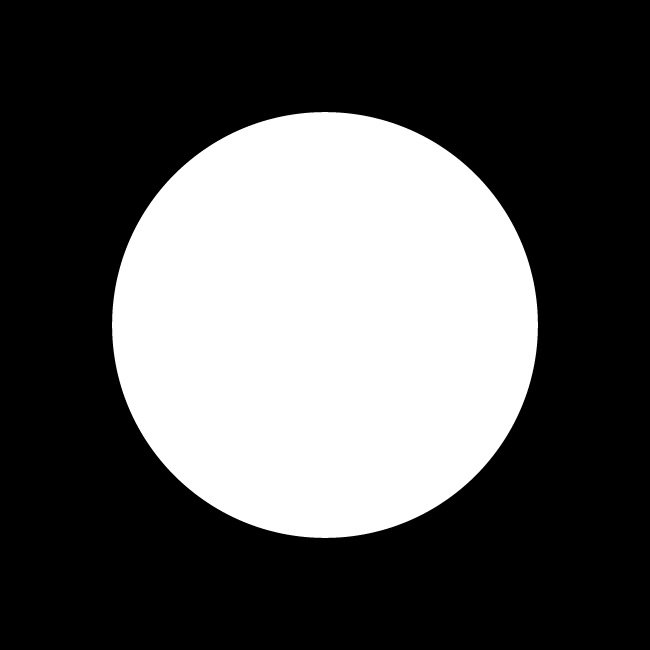
#> input picture data/images/circle.jpg, 650 x 650 px, found by its file name
$ python canny_implementation.py
#> lines starting #> are read from the running program, lines starting #| are printed output that depends on the picture
# -*- coding: utf-8 -*-
"""
Created on Tue Nov  2 23:28:31 2021

@author: aamna
"""

import numpy as np
from matplotlib import pyplot as plt
from scipy import ndimage
from matplotlib import cm
import math
import cv2


########### Image Preprocessing ###########
def img_read(path):
#> called with path = 'test_images/circle.jpg'
    img = plt.imread(path)
#> img is the input picture: shape (650, 650, 3); min 0, max 255, mean 86
    return img

def rgb_to_grayscale(img):
    #imgGray = np.round(np.mean(img, -1))
    R, G, B = img[:,:,0], img[:,:,1], img[:,:,2]
    imgGray = np.round(0.2989 * R + 0.5870 * G + 0.1140 * B)
    return imgGray

def calculate_filter_size(sigma, T):
    sHalf = round(np.sqrt(-(np.log(T))*2*sigma**2))
    N = 2*sHalf + 1
    [X, Y] = np.mgrid[-sHalf:sHalf+1, -sHalf:sHalf+1]
    normalize = 1 / (2.0 * np.pi * sigma**2)
    gau = np.exp(-((X**2 + Y**2) / (2.0*sigma**2))) * normalize
    #gaussian derivative
    #derivative w.r.t x
    Gx = np.round((-X / sigma**2)*(np.exp(-((X**2 + Y**2) /
                                            (2.0*sigma**2))))*255)
    Gy = np.round((-Y / sigma**2)*(np.exp(-((X**2 + Y**2) /
                                            (2.0*sigma**2))))*255)
    return Gx, Gy

#applying gaussian mask to images
def convolution(img,Gx,Gy):
    fx = ndimage.filters.convolve(img, Gx)
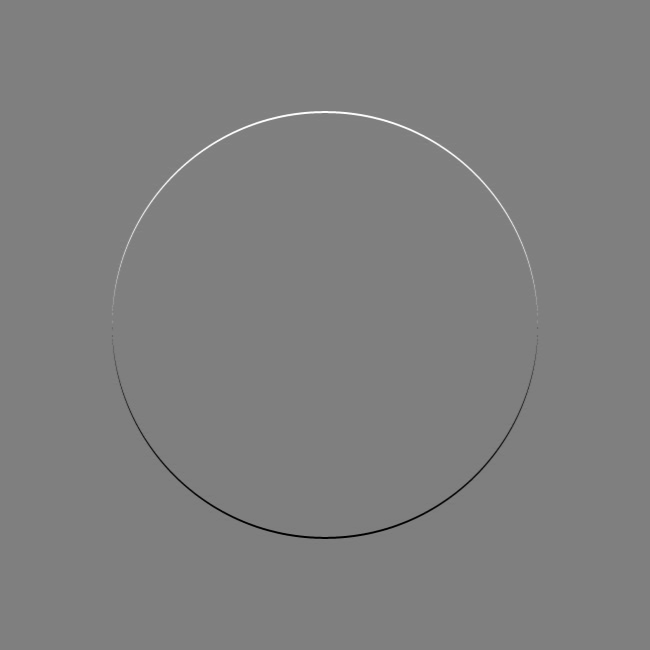
#> fx: shape (650, 650) float64; min -44880, max 44880, mean 0; drawn with min black and max white
    fy = ndimage.filters.convolve(img, Gy)
    return fx, fy

def calculate_gradient (fx,fy):
    gradient = np.sqrt(fx**2, fy**2)
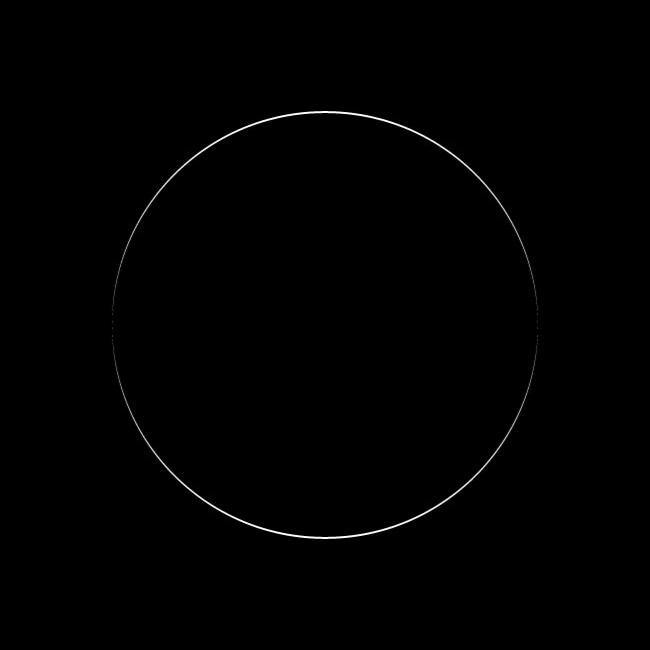
#> gradient: shape (650, 650) float64; min 0, max 44880, mean 187.3; drawn with min black and max white
    gradient = gradient / gradient.max() * 255
    angle =  np.arctan2(fy, fx)
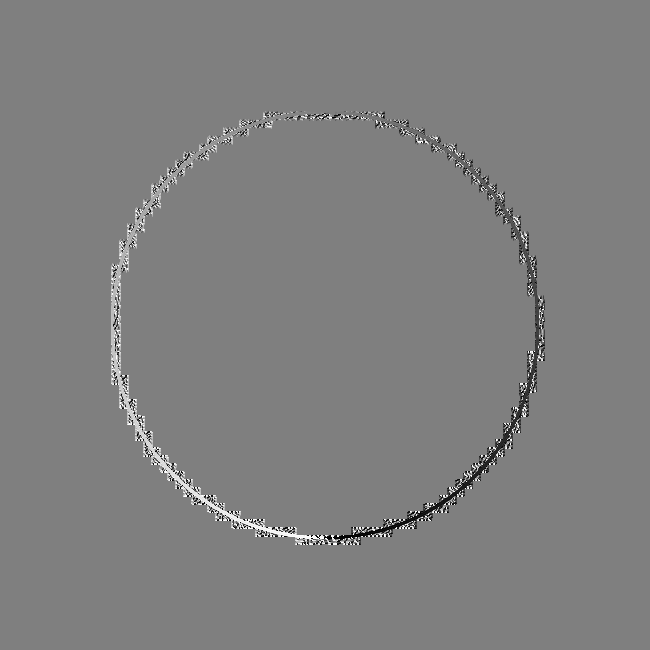
#> angle: shape (650, 650) float64; min -3.14, max 3.14, mean 0.00222; drawn with min black and max white
    theta = angle/math.pi * 180 + 180
    return gradient, theta

def NMS(gradient, theta):
    img_row, img_col = gradient.shape
#> img_row = 650; img_col = 650
    nms_result = np.zeros(gradient.shape)
    for row in range(1, img_row-1):
        for col in range(1, img_col-1):
            direction = theta[row, col]

            if (0 <= direction < 22.5) or (157.5 <= direction < 202.5 ) or (337.5 <= direction < 360):
                 (gradient[row, col-1]) or (gradient[row, col+1]) == 0
            elif (22.5 <= direction < 67.5) or (202.5 <= direction < 247.5 ):
                (gradient[row-1, col-1]) or (gradient[row+1, col+1]) == 1
            elif (67.5 <= direction < 112.5) or (247.5 <= direction < 292.5 ):
                (gradient[row-1, col]) or (gradient[row+1, col]) == 2
            else:
                (gradient[row+1, col-1]) or (gradient[row-1, col+1]) == 3

            #if gradient[row, col] >= forth_pixel and gradient[row, col] >= next_pixel:
                nms_result[row, col] = gradient[row, col]


    return  nms_result


if __name__ == "__main__":
    #image path
    path = 'test_images/circle.jpg'
    #read image
    img = img_read(path)
    plt.imshow(img)
    #convert to grayscale
    imgGray = rgb_to_grayscale(img)
    plt.imshow(imgGray , cmap='gray')
    #Filter size
    Gx, Gy = calculate_filter_size(sigma=0.5, T=0.3)
    #convolving images with gaussian filter
    fx, fy = convolution(imgGray,Gx,Gy)
    plt.imshow(fx , cmap='gray')
    plt.imshow(fy, cmap='gray')
    #gradient calculation
    gradient, theta = calculate_gradient(fx,fy)
    plt.imshow(gradient, cmap='gray')
    plt.imshow(theta, cmap=cm.coolwarm)
    #Non-maximum supression
    nms_result = NMS(gradient, theta)
    plt.imshow(nms_result, cmap='gray')


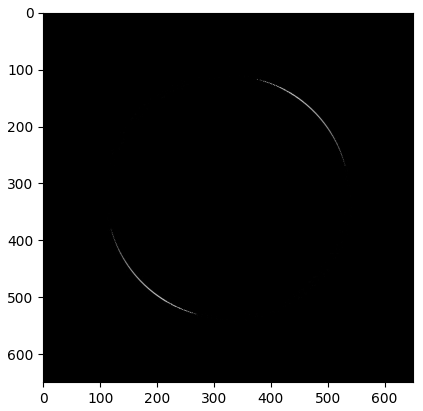
#> figure drawn by matplotlib, 1 panel

$ run again, with data/images/Img1.jpg copied over data/images/circle.jpg
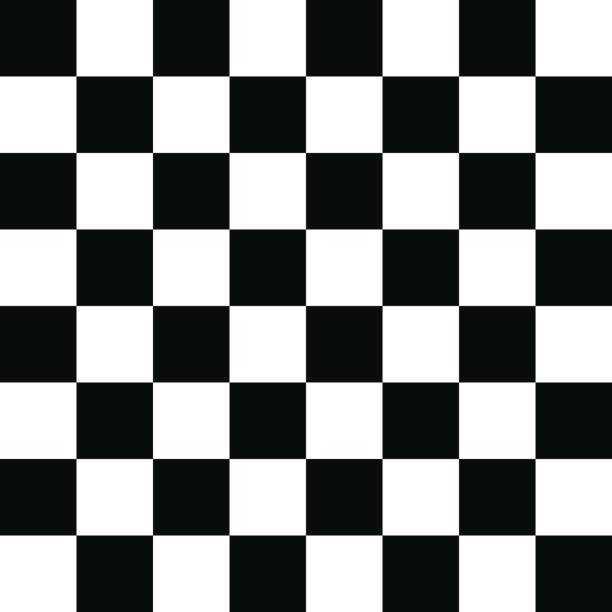
#> input picture data/images/Img1.jpg, 612 x 612 px, found by its file name
#> in img_read, img is the input picture: shape (612, 612, 3); mean R, G, B 131.5, 133.3, 133.7
#> in calculate_gradient, `angle =  np.arctan2(fy, fx)`:
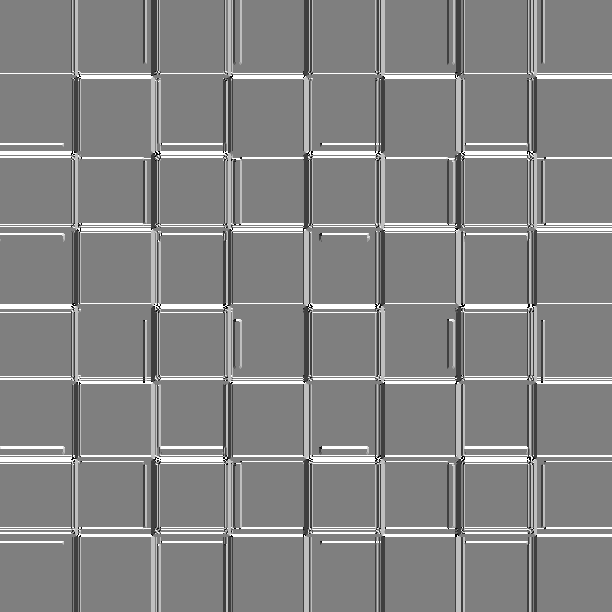
#> angle: shape (612, 612) float64; min -3.14, max 3.14, mean 0.137; drawn with min black and max white
#> after the loop in NMS, `for row in range(1, img_row-1):`:
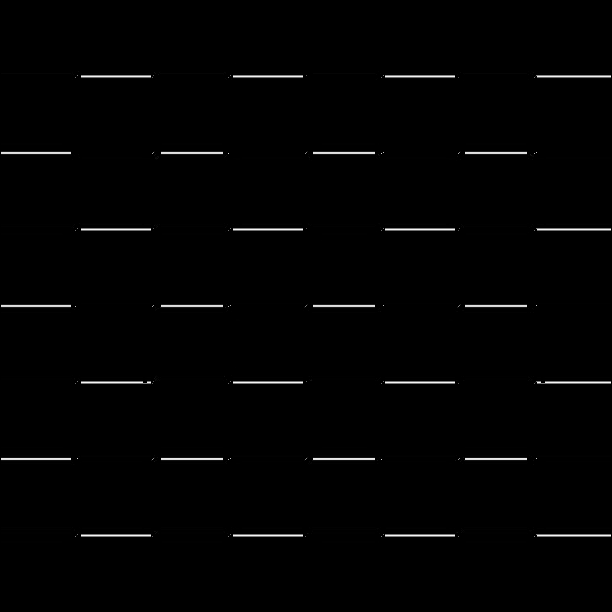
#> nms_result: shape (612, 612) float64; min 0, max 246.7, mean 2.6
